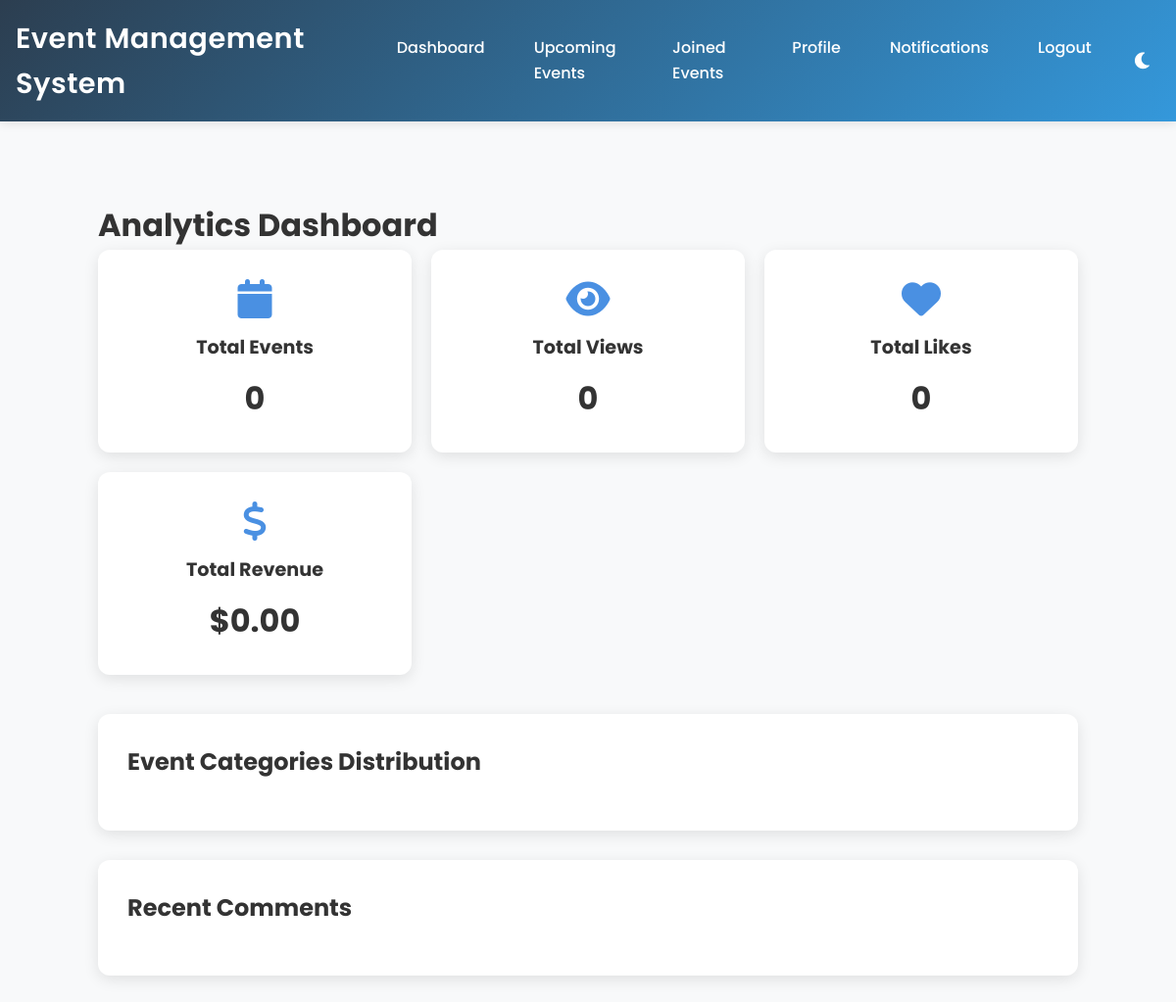
/analytics (signed in), run on an earlier commit of the app's database.
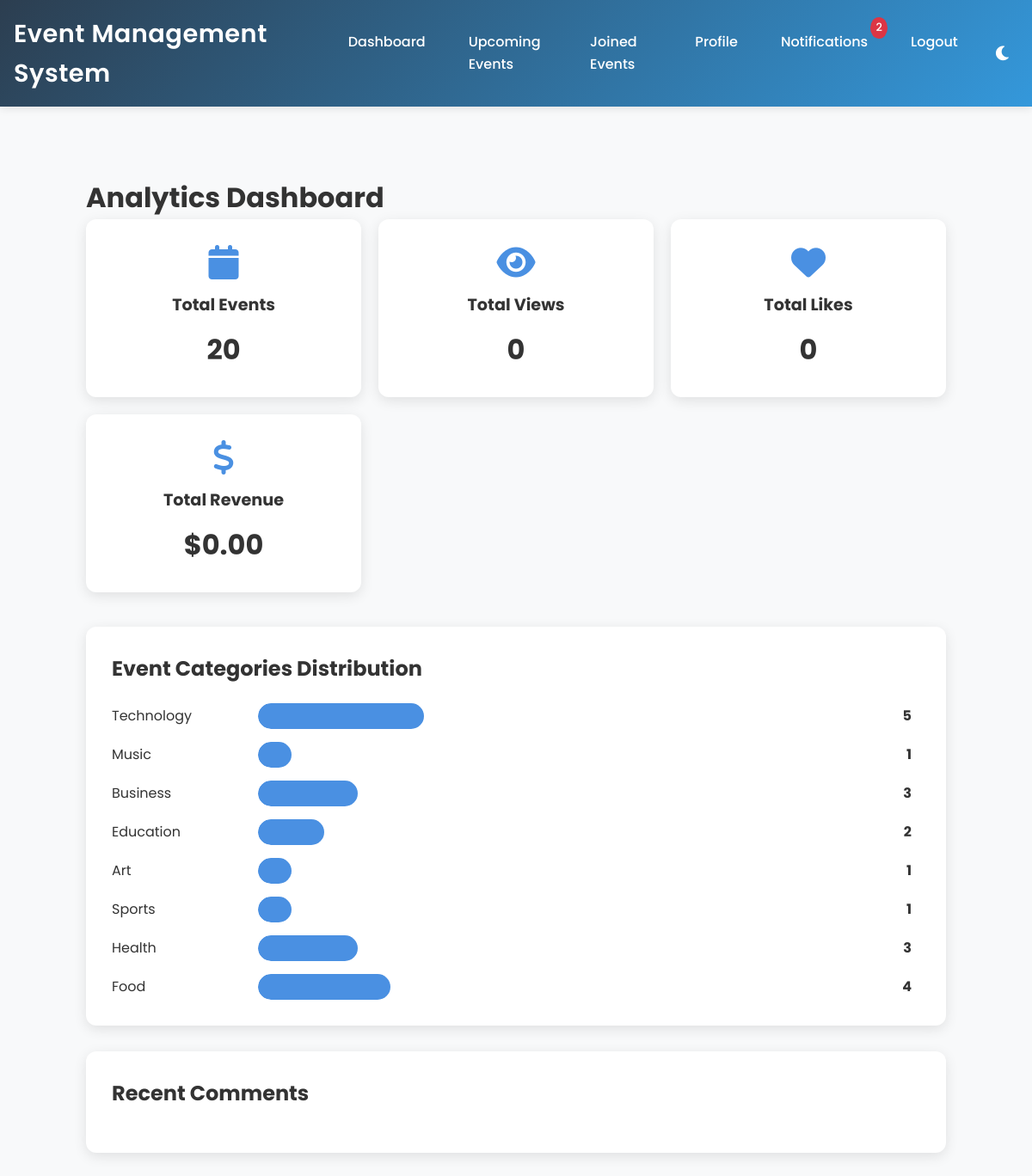
And on a later commit of the database.
### app.py (models this page shows, shortened)
class Event(db.Model):
    id = db.Column(db.Integer, primary_key=True)
    title = db.Column(db.String(100), nullable=False)
    description = db.Column(db.Text, nullable=False)
    date = db.Column(db.DateTime, nullable=False)
    venue = db.Column(db.String(200), nullable=False)
    category = db.Column(db.String(50))
    capacity = db.Column(db.Integer)
    price = db.Column(db.Float, default=0.0)
    organizer = db.Column(db.String(100))
    contact_email = db.Column(db.String(120))
    contact_phone = db.Column(db.String(20))
    requirements = db.Column(db.Text)
    schedule = db.Column(db.Text)
    speakers = db.Column(db.Text)
    sponsors = db.Column(db.Text)
    image_url = db.Column(db.String(255))
    likes = db.Column(db.Integer, default=0)
    shares = db.Column(db.Integer, default=0)
    views = db.Column(db.Integer, default=0)
    revenue = db.Column(db.Float, default=0.0)
    chat_messages = db.relationship('ChatMessage', backref='event', lazy=True)
    organizer_id = db.Column(db.Integer, db.ForeignKey('user.id'))
    created_by = db.Column(db.Integer, db.ForeignKey('user.id'))

### app.py (the view)
@app.route('/analytics')
@login_required
def analytics():
    user_events = Event.query.filter_by(created_by=current_user.id).all()
    total_events = len(user_events)
    total_views = sum(event.views for event in user_events)
    total_likes = sum(event.likes for event in user_events)
    total_revenue = sum(event.revenue for event in user_events)
    categories = {}
    for event in user_events:
        categories[event.category] = categories.get(event.category, 0) + 1
    recent_comments = EventComment.query.join(Event).filter(
        Event.created_by == current_user.id
    ).order_by(EventComment.created_at.desc()).limit(5).all()
    return render_template('analytics.html',
        total_events=total_events,
        total_views=total_views,
        total_likes=total_likes,
        total_revenue=total_revenue,
        categories=categories,
        recent_comments=recent_comments
    )

### app.py (called while the page is built)
@login_manager.user_loader
def load_user(user_id):
    return User.query.get(int(user_id))

### templates/analytics.html (shortened to what this page needs)
{% extends "base.html" %}
{% block content %}
<div class="analytics-container">
    <h1>Analytics Dashboard</h1>
    <div class="stats-grid">
        <div class="stat-card">
            <i class="fas fa-calendar"></i>
            <h3>Total Events</h3>
            <p>{{ total_events }}</p>
        </div>
        <div class="stat-card">
            <i class="fas fa-eye"></i>
            <h3>Total Views</h3>
            <p>{{ total_views }}</p>
        </div>
        <div class="stat-card">
            <i class="fas fa-heart"></i>
            <h3>Total Likes</h3>
            <p>{{ total_likes }}</p>
        </div>
        <div class="stat-card">
            <i class="fas fa-dollar-sign"></i>
            <h3>Total Revenue</h3>
            <p>${{ "%.2f"|format(total_revenue) }}</p>
        </div>
    </div>
    <div class="analytics-section">
        <h2>Event Categories Distribution</h2>
        <div class="categories-chart">
            {% for category, count in categories.items() %}
            <div class="category-bar">
                <span class="category-name">{{ category }}</span>
                <div class="bar-container">
                    <div class="bar" style="width: {{ (count / total_events * 100)|round }}%"></div>
                    <span class="count">{{ count }}</span>
                </div>
            </div>
            {% endfor %}
        </div>
    </div>
    <div class="analytics-section">
        <h2>Recent Comments</h2>
    </div>
</div>
{% endblock %}

What changed in the data, as far as the page shows it:
now on this page (row edited): Event: category "Technology", {{ (count / total_events * 100)|round }} 25.0 (drawn), count "5"
now on this page (row edited): Event: category "Music", {{ (count / total_events * 100)|round }} 5.0 (drawn), count "1"
now on this page (row edited): Event: category "Business", {{ (count / total_events * 100)|round }} 15.0 (drawn), id "3"
now on this page (row edited): Event: category "Education", {{ (count / total_events * 100)|round }} 10.0 (drawn), count "2"
now on this page (row edited): Event: category "Art", {{ (count / total_events * 100)|round }} 5.0 (drawn), count "1"
now on this page (row edited): Event: category "Sports", {{ (count / total_events * 100)|round }} 5.0 (drawn), count "1"
now on this page (row edited): Event: category "Health", {{ (count / total_events * 100)|round }} 15.0 (drawn), count "3"
now on this page (row edited): Event: category "Food", {{ (count / total_events * 100)|round }} 20.0 (drawn), count "4"
Also different on the page:
{{ total_events }}: "0" → "20"
text now shown: "2"
